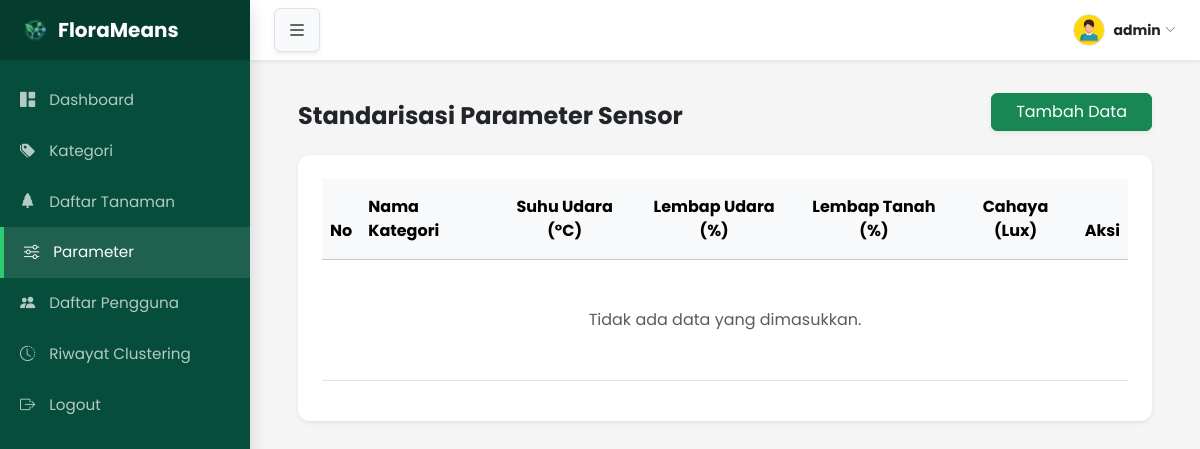
Before: /parameter.php (signed in) with the older database file.
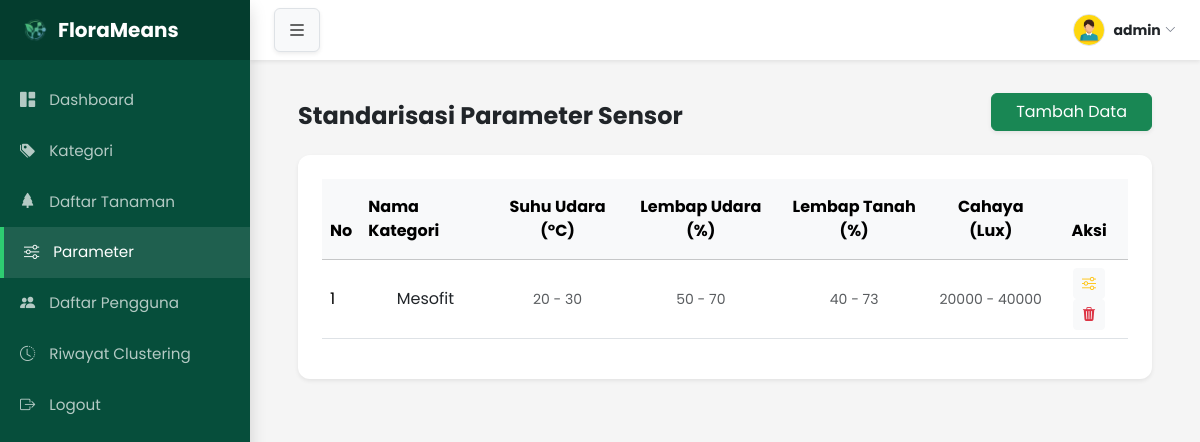
After: the same page with the newer database file.
### tables this page shows
CREATE TABLE `kategori` (
  `id_kategori` int(11) NOT NULL,
  `nama_kategori` varchar(25) NOT NULL,
  `suhu_udara_min` double NOT NULL,
  `suhu_udara_max` double NOT NULL,
  `cahaya_min` double NOT NULL,
  `cahaya_max` double NOT NULL,
  `lembab_udara_min` double NOT NULL,
  `lembab_udara_max` double NOT NULL,
  `lembab_tanah_min` double NOT NULL,
  `lembab_tanah_max` double NOT NULL
);

### database.php (called while the page is built, shortened)
<?php
class Database {
    private $host = "localhost";
    private $user = "root";
    private $pass = "";
    private $db = "florameans_db";
    public function __construct(){
        $this->conn = mysqli_connect($this->host, $this->user, $this->pass, $this->db);
    }
}
?>

### parameter_controller.php (called while the page is built, shortened)
<?php
require_once 'database.php';
class Parameter extends Database {
    public function tampilSemua(){
        $query = "SELECT * FROM kategori
        WHERE suhu_udara_max > 0
        OR lembab_udara_max > 0
        OR lembab_tanah_max > 0
        OR cahaya_max > 0
        ORDER BY id_kategori DESC";
        return mysqli_query($this->conn, $query);
    }
}
?>

### parameter.php (the view, shortened to what the changed rows need)
<?php
    require_once 'parameter_controller.php';
    $paramObj = new Parameter();
    $dataParam = $paramObj->tampilSemua();
?>
<!DOCTYPE html>
<html lang="en">
<head>
    <link href="https://cdn.jsdelivr.net/npm/bootstrap@5.3.8/dist/css/bootstrap.min.css" rel="stylesheet">
    <link rel="stylesheet" href="https://cdn.jsdelivr.net/npm/bootstrap-icons@1.11.3/font/bootstrap-icons.min.css">
    <link rel="stylesheet" href="style.css">
</head>
<body>
<div class="d-flex">
    <main id="main-content">
        <div class="container-fluid p-4 p-md-5">
            <div class="card p-4 border-0 shadow-sm">
                <div class="table-responsive">
                    <table class="table table-hover align-middle">
                        <thead class="table-light">
                            <tr>
                                <th class="py-3">No</th>
                                <th class="py-3">Nama Kategori</th>
                                <th class="py-3 text-center">Suhu Udara (°C)</th>
                                <th class="py-3 text-center">Lembap Udara (%)</th>
                                <th class="py-3 text-center">Lembap Tanah (%)</th>
                                <th class="py-3 text-center">Cahaya (Lux)</th>
                                <th class="py-3 text-center">Aksi</th>
                            </tr>
                        </thead>
                        <tbody>
                            <?php
                            $no = 1;
                            if (mysqli_num_rows($dataParam) > 0){
                                while ($row = mysqli_fetch_assoc($dataParam)):
                            ?>
                            <tr>
                                <td><?= $no++; ?></td>
                                <td class="text-center text-dark"><?= $row['nama_kategori']; ?></td>
                                <td class="text-center small text-muted">
                                    <?= $row['suhu_udara_min']; ?> - <?= $row['suhu_udara_max']; ?>
                                </td>
                                <td class="text-center small text-muted">
                                    <?= $row['lembab_udara_min']; ?> - <?= $row['lembab_udara_max']; ?>
                                </td>
                                <td class="text-center small text-muted">
                                    <?= $row['lembab_tanah_min']; ?> - <?= $row['lembab_tanah_max']; ?>
                                </td>
                                <td class="text-center small text-muted">
                                    <?= $row['cahaya_min']; ?> - <?= $row['cahaya_max']; ?>
                                </td>
                                <td class="text-center">
                                    <button class="btn btn-sm btn-light text-warning btn-edit-param"
                                        data-id="<?= $row['id_kategori']; ?>"
                                        data-nama="<?= $row['nama_kategori']; ?>"
                                        data-smin="<?= $row['suhu_udara_min']; ?>" data-smax="<?= $row['suhu_udara_max']; ?>"
                                        data-lumin="<?= $row['lembab_udara_min']; ?>" data-lumax="<?= $row['lembab_udara_max']; ?>"
                                        data-ltmin="<?= $row['lembab_tanah_min']; ?>" data-ltmax="<?= $row['lembab_tanah_max']; ?>"
                                        data-cmin="<?= $row['cahaya_min']; ?>" data-cmax="<?= $row['cahaya_max']; ?>"
                                        data-bs-toggle="modal" data-bs-target="#modalEditParam">
                                        <i class="bi bi-sliders"></i>
                                    </button>
                                    <button class="btn btn-sm btn-light text-danger btn-hapus-param"
                                        data-id="<?= $row['id_kategori']; ?>"
                                        data-nama="<?= $row['nama_kategori']; ?>">
                                        <i class="bi bi-trash3-fill"></i>
                                    </button>
                                </td>
                            </tr>
                            <?php
                                endwhile;
                            } else{
                                echo '<tr><td colspan="7" class="text-center py-5 text-muted italic">Tidak ada data yang dimasukkan.</td></tr>';
                            }
                            ?>
                        </tbody>
                    </table>
                </div>
            </div>
        </div>
    </main>
</div>
</body>
</html>

Changed rows visible on the page:
now on this page (row edited): kategori: nama_kategori "Mesofit", suhu_udara_min "20", suhu_udara_max "30", lembab_udara_min "50", lembab_udara_max "70", lembab_tanah_min "40", lembab_tanah_max "73", cahaya_min "20000", cahaya_max "40000"
Other visible differences:
text no longer shown: "Tidak ada data yang dimasukkan."
